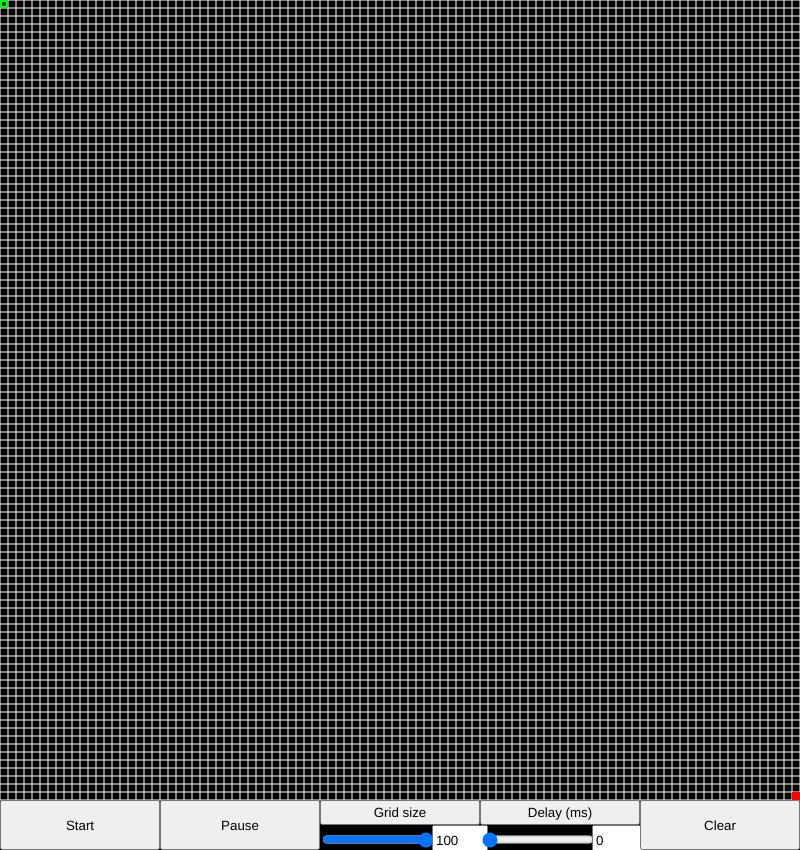
Frame 1 (no input)
Frame 60 (no input): identical to frame 1, image omitted
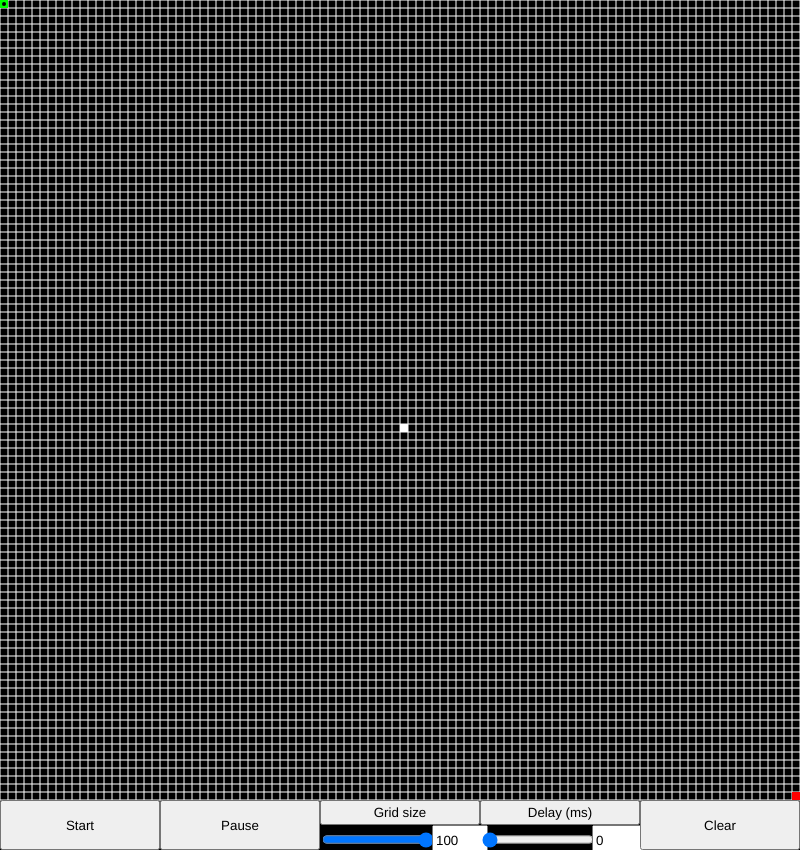
Frame 120 (the mouse pressed at the canvas centre since frame 60)

The p5.js sketch that drew these frames (run headless with seeded random() and noise() and a simulated clock; from frame 60 on, the mouse is pressed at the canvas centre):

// p5.js sketch
// ── sketch.js
const canvasSize = 800;
const menuSize = 50;
const canGoDiagonal = true;

var grid, gridSize, cellSize;
var isSolving, clickedCellState;
var start, goal, delay, paused;
var gridSizeSlider, gridSizeInput, delaySlider, delayInput;

function setup() {
    createCanvas(canvasSize, canvasSize + menuSize);
    initMenu();
}

function draw() {
    noStroke();
    background(0);
    updateVars();
    drawGrid();
    drawCells();
}

function updateVars() {
    if(gridSizeSlider.value() !== gridSize) {
        gridSize = gridSizeSlider.value();
        gridSizeInput.value(gridSizeSlider.value());
        resetGrid();
    } 
    if(delaySlider.value() !== delay) {
        delay = delaySlider.value();
        delayInput.value(delaySlider.value());
    }
}

function drawGrid() {
    stroke(255);
    for (let i = 0; i <= canvasSize; i += cellSize) {
        line(i, 0, i, canvasSize);
        line(0, i, canvasSize, i);
    }
}

function drawCells() {
    noStroke();

    fill(255);
    for (let i = 0; i < grid.length; i++) {
        if (!grid[i]) {
            rect((i % gridSize) * cellSize, Math.floor(i / gridSize) * cellSize, cellSize, cellSize)
        }
    }

    fill(255, 255, 0);
    for (let location of openSet) {
        rect((location % gridSize) * cellSize, Math.floor(location / gridSize) * cellSize, cellSize, cellSize)
    }

    for (let location in costs) {
        fill(0, 0, 55 + 200 * (costs[location] / maxExpectedCost));
        rect((location % gridSize) * cellSize, Math.floor(location / gridSize) * cellSize, cellSize, cellSize)
    }

    fill(255, 0, 255);
    for (let location of path) {
        rect((location % gridSize) * cellSize, Math.floor(location / gridSize) * cellSize, cellSize, cellSize)
    }

    fill(0, 255, 0);
    rect((start % gridSize) * cellSize, Math.floor(start / gridSize) * cellSize, cellSize, cellSize)

    fill(255, 0, 0);
    rect((goal % gridSize) * cellSize, Math.floor(goal / gridSize) * cellSize, cellSize, cellSize)

    ellipseMode(CENTER);
    fill(0);
    circle((current % gridSize) * cellSize + cellSize / 2,  Math.floor(current / gridSize) * cellSize + cellSize / 2, cellSize * 0.5, cellSize * 0.5)
}

function initMenu() {
    const itemWidth = canvasSize / 5;

    startButton = createButton('Start');
    startButton.position(itemWidth * 0, canvasSize);
    startButton.class('menu-item');
    startButton.style('height', menuSize + 'px');
    startButton.style('width', itemWidth + 'px');
    startButton.mousePressed(function() { paused = false; });

    pauseButton = createButton('Pause');
    pauseButton.position(itemWidth * 1, canvasSize);
    pauseButton.class('menu-item');
    pauseButton.style('height', menuSize + 'px');
    pauseButton.style('width', itemWidth + 'px');
    pauseButton.mousePressed(function() { paused = true; });

    gridSizeLabel = createButton('Grid size');
    gridSizeLabel.position(itemWidth * 2, canvasSize);
    gridSizeLabel.class('menu-item');
    gridSizeLabel.addClass('menu-item-no-hover');
    gridSizeLabel.style('height', menuSize / 2 + 'px');
    gridSizeLabel.style('width', itemWidth + 'px');

    gridSizeSlider = createSlider(5, 100, 100);
    gridSizeSlider.position(itemWidth * 2, canvasSize + menuSize / 2);
    gridSizeSlider.class('menu-item');
    gridSizeSlider.style('height', menuSize / 2 + 'px');
    gridSizeSlider.style('width', itemWidth * 0.7 + 'px');

    gridSizeInput = createInput('' + gridSizeSlider.value());
    gridSizeInput.position(itemWidth * 2.7, canvasSize + menuSize / 2);
    gridSizeInput.input(function() { gridSizeSlider.value(Math.max(Math.min(this.value(), 50), 5)); });
    gridSizeInput.class('menu-item');
    gridSizeInput.style('height', menuSize / 2 + 'px');
    gridSizeInput.style('width', itemWidth * 0.3 + 'px');

    delayLabel = createButton('Delay (ms)');
    delayLabel.position(itemWidth * 3, canvasSize);
    delayLabel.class('menu-item');
    delayLabel.addClass('menu-item-no-hover');
    delayLabel.style('height', menuSize / 2 + 'px');
    delayLabel.style('width', itemWidth + 'px');

    delaySlider = createSlider(0, 999, 0);
    delaySlider.position(itemWidth * 3, canvasSize + menuSize / 2);
    delaySlider.class('menu-item');
    delaySlider.style('height', menuSize / 2 + 'px');
    delaySlider.style('width', itemWidth * 0.7 + 'px');

    delayInput = createInput('' + delaySlider.value());
    delayInput.position(itemWidth * 3.7, canvasSize + menuSize / 2);
    delayInput.input(function() { if(this.value() >= 0 && this.value() <= 999) delaySlider.value(this.value()); });
    delayInput.class('menu-item');
    delayInput.style('height', menuSize / 2 + 'px');
    delayInput.style('width', itemWidth * 0.3 + 'px');

    resetButton = createButton('Clear');
    resetButton.position(itemWidth * 4, canvasSize);
    resetButton.class('menu-item');
    resetButton.style('height', menuSize + 'px');
    resetButton.style('width', itemWidth + 'px');
    resetButton.mousePressed(function() { resetGrid() });
}

function resetGrid() {
    const gridSize = gridSizeSlider.value();
    grid = new Array(gridSize * gridSize).fill(true);
    cellSize = canvasSize / gridSize;
    isSolving = false;
    clickedCellState = 0;
    start = 0;
    goal = gridSize * gridSize - 1;
    paused = true;
    initAStar(start, goal);
}

function mousePressed() {
    const location = getMouseCell();
    if (location) {
        if (location == start) {
            clickedCellState = 'start';
        } else if (location == goal) {
            clickedCellState = 'goal';
        } else {
            clickedCellState = !grid[location];
            grid[location] = clickedCellState;
        }
    }
}

function mouseDragged() {
    const location = getMouseCell();
    if (location) {
        if (clickedCellState === 'start' && grid[location]) {
            start = location;
        } else if (clickedCellState === 'goal' && grid[location]) {
            goal = location;
        } else if ((clickedCellState === true || clickedCellState === false) && location != start &&  location != goal) {
            grid[location] = clickedCellState;
        }
    }
}

function getMouseCell() {
    if (!isSolving && mouseX >= 0 && mouseX < canvasSize && mouseY >= 0 && mouseY < canvasSize) {
        return Math.floor(mouseY / cellSize) * gridSize + Math.floor(mouseX / cellSize);
    }
    return undefined;
}
// ── astar.js
var openSet = new Set();
var cameFrom = {};
var costs = {};
var expectedCosts = {};
var path = [];
var current = null;
var maxExpectedCost = null;
var globalSimulationNr = 0;

function initAStar(start, goal) {
    openSet = new Set();
    cameFrom = {};
    costs = {};
    expectedCosts = {};
    path = [];
    current = start;
    maxExpectedCost = getHeuristicCost(start, goal);
    globalSimulationNr++;

    openSet.add(start);
    cameFrom[start] = start;
    costs[start] = 0;
    expectedCosts[start] = maxExpectedCost;

    getNextLocation(globalSimulationNr);
}

function getNextLocation(simulationNr) {
    if(simulationNr != globalSimulationNr) {
        return;
    }
    if(paused) {
        setTimeout(function() { getNextLocation(simulationNr); }, delay);
        return;
    }

    let minExpectedCost = Infinity;
    for (const item of openSet) {
        const expectedCost = expectedCosts[item];
        if (expectedCost < minExpectedCost) {
            current = item;
            minExpectedCost = expectedCost;
        }
    }

    openSet.delete(current);

    if(current !== goal) {
        setTimeout(function() { addNewLocations(simulationNr); }, delay);
    } else {
        setTimeout(function() { backtrack(simulationNr); }, delay);
    }
}

function addNewLocations(simulationNr) {
    if(simulationNr != globalSimulationNr) {
        return;
    }
    if(paused) {
        setTimeout(function() { addNewLocations(simulationNr); }, delay);
        return;
    }

    for (const neighbor of getNeighbors(current)) {
        var newCost = costs[current] + getCost(current, neighbor);

        if (!(neighbor in costs) || newCost < costs[neighbor]) {
            cameFrom[neighbor] = current;
            costs[neighbor] = newCost;
            expectedCosts[neighbor] = newCost + getHeuristicCost(neighbor, goal);
            openSet.add(neighbor);
        }
    }

    if(openSet.size > 0) {
        setTimeout(function() { getNextLocation(simulationNr); }, delay);
    }
}

function backtrack(simulationNr) {
    if(simulationNr != globalSimulationNr) {
        return;
    }
    if(paused) {
        setTimeout(function() { backtrack(simulationNr); }, delay);
        return;
    }

    path.unshift(current);
    current = cameFrom[current];

    if(current in cameFrom && current !== start) {
        setTimeout(function() { backtrack(simulationNr); }, delay);
    }
}

function getNeighbors(loc) {
    const neighbors = [];

    const canUp = loc - gridSize >= 0;
    const canDown = loc + gridSize < gridSize * gridSize;
    const canLeft = loc % gridSize > 0;
    const canRight = loc % gridSize < gridSize - 1;

    if (canUp && grid[loc - gridSize]) {
        neighbors.push(loc - gridSize);
    }
    if (canDown && grid[loc + gridSize]) {
        neighbors.push(loc + gridSize);
    }
    if (canLeft && grid[loc - 1]) {
        neighbors.push(loc - 1);
    }
    if (canRight && grid[loc + 1]) {
        neighbors.push(loc + 1);
    }

    if(canGoDiagonal) {
        if (canUp && canLeft && grid[loc - gridSize - 1] && (grid[loc - gridSize] || grid[loc - 1])) {
            neighbors.push(loc - gridSize - 1);
        }
        if (canUp && canRight && grid[loc - gridSize + 1] && (grid[loc - gridSize] || grid[loc + 1])) {
            neighbors.push(loc - gridSize + 1);
        }
        if (canDown && canLeft && grid[loc + gridSize - 1] && (grid[loc + gridSize] || grid[loc - 1])) {
            neighbors.push(loc + gridSize - 1);
        }
        if (canDown && canRight && grid[loc + gridSize + 1] && (grid[loc + gridSize] || grid[loc + 1])) {
            neighbors.push(loc + gridSize + 1);
        }
    }

    return neighbors;
}

function getHeuristicCost(from, to) {
    return euclideanDistance(from % gridSize, Math.floor(from / gridSize), to % gridSize, Math.floor(to / gridSize));
}

function getCost(from, to) {
    return euclideanDistance(from % gridSize, Math.floor(from / gridSize), to % gridSize, Math.floor(to / gridSize));
}

function manhattanDistance(x1, y1, x2, y2) {
    return Math.abs(x1 - x2) + Math.abs(y1 - y2);
}

function euclideanDistance(x1, y1, x2, y2) {
    const dx = x1 - x2;
    const dy = y1 - y2;
    return Math.sqrt(dx * dx + dy * dy);
}
